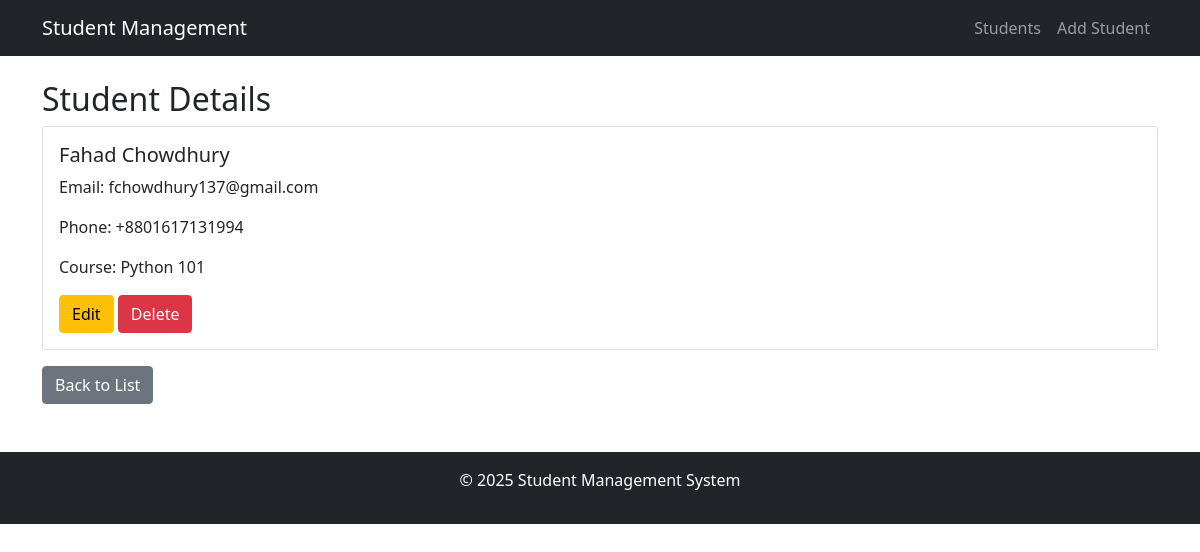
The app's page /students/1/ with its own data.
### students/models.py (models this page shows, shortened)
class Student(models.Model):
    name = models.CharField(max_length=100)
    email = models.EmailField(unique=True)
    phone_regex = RegexValidator(
        regex=r'^\+?1?\d{9,15}$',
        message="Phone number must be entered in the format: '+999999999'. Up to 15 digits allowed."
    )
    phone_number = models.CharField(
        validators=[phone_regex],
        max_length=17,
        blank=False
    )
    course = models.CharField(max_length=100)

### students/views.py (the view)
# urls.py: path('<int:pk>/', StudentDetailView.as_view(), name='student_detail'),
class StudentDetailView(DetailView):
    model = Student
    template_name = 'students/student_detail.html'

### students/templates/students/student_detail.html (shortened to what this page needs)
{% extends 'base.html' %}
{% block content %}
<h2>Student Details</h2>
<div class="card">
    <div class="card-body">
        <h5 class="card-title">{{ student.name }}</h5>
        <p class="card-text">Email: {{ student.email }}</p>
        <p class="card-text">Phone: {{ student.phone_number }}</p>
        <p class="card-text">Course: {{ student.course }}</p>
        <a href="{% url 'student_update' student.pk %}" class="btn btn-warning">Edit</a>
        <a href="{% url 'student_delete' student.pk %}" class="btn btn-danger">Delete</a>
    </div>
</div>
<a href="{% url 'student_list' %}" class="btn btn-secondary mt-3">Back to List</a>
{% endblock %}

### records on screen
Student: name "Fahad Chowdhury", email "fchowdhury137@gmail.com", phone_number "+8801617131994", course "Python 101"
